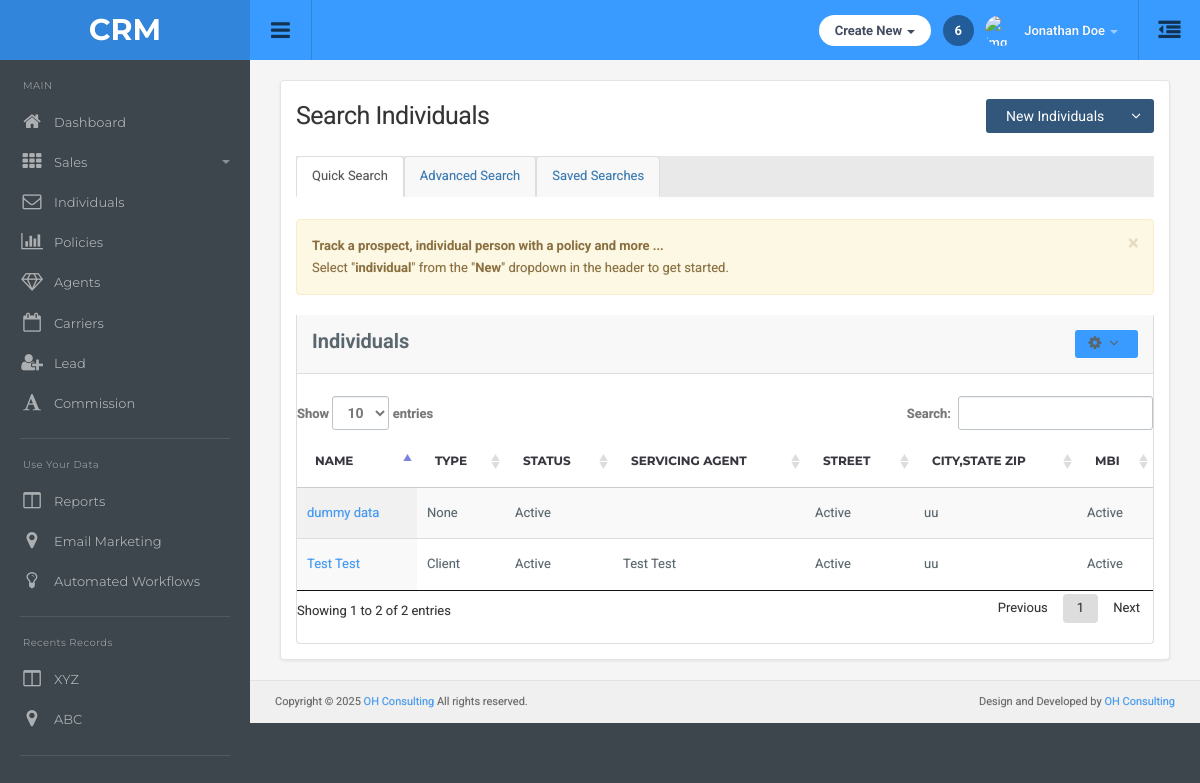
/Individuals/search-individuals/, run on an earlier commit of the app's database.
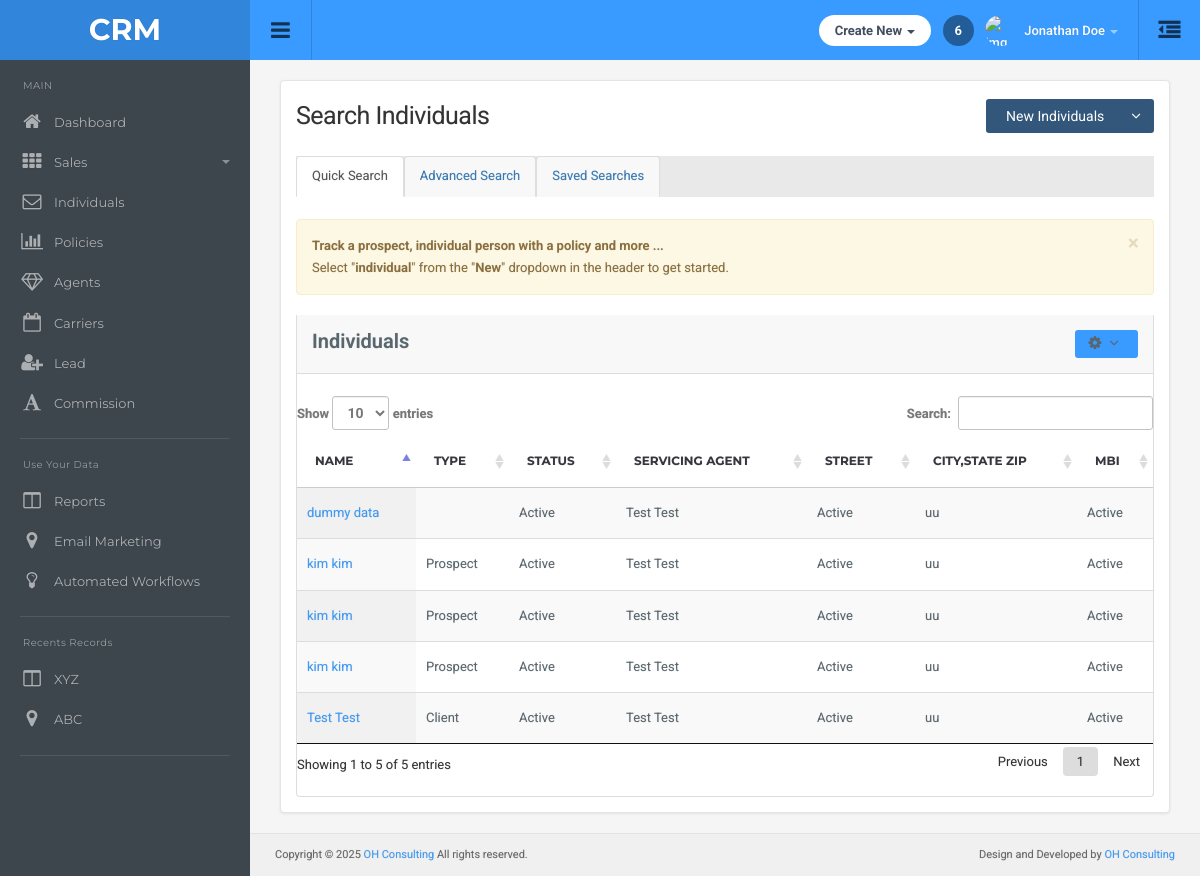
And on a later commit of the database.
### main/models.py (models this page shows)
class Individuals(models.Model):
    first_name = models.CharField(max_length=100)
    middle_name = models.CharField(max_length=100,null=True,blank=True)
    last_name = models.CharField(max_length=100)
    individual_type = models.CharField(max_length=100,null=True,blank=True)
    servicing_agent = models.ForeignKey(Agent,on_delete=models.CASCADE,null=True,blank=True)
    email = models.EmailField(null=True,blank=True)
    business_phone = models.CharField(max_length=10, blank=True, null=True)
    business_ext = models.CharField(max_length=10, blank=True, null=True)
    home_phone = models.CharField(max_length=10, blank=True, null=True)
    home_ext = models.CharField(max_length=10, blank=True, null=True)
    cell_phone = models.CharField(max_length=10, blank=True, null=True)
    cell_ext = models.CharField(max_length=10, blank=True, null=True)
    carrier = models.ForeignKey(Carrier,on_delete=models.SET_NULL,null=True,blank=True)

class Agent(models.Model):
    first_name = models.CharField(max_length=100)
    last_name = models.CharField(max_length=100,null=True,blank=True)
    business_phone = models.CharField(max_length=12,null=True,blank=True)
    ext = models.CharField(max_length=10,null=True,blank=True)
    email = models.EmailField(null=True,blank=True)
    agent_type = models.CharField(max_length=50,null=True,blank=True)
    status = models.CharField(max_length=50,null=True,blank=True)
    npn = models.CharField(max_length=100,null=True,blank=True)
    agency = models.ForeignKey(Agency,on_delete=models.CASCADE,related_name="agent_agency")
    agent_number = models.CharField(max_length=100,null=True,blank=True)

### main/views.py (the view)
# urls.py: path('Individuals/search-individuals/', views.search_individuals_list, name='search_individuals_list'),
def search_individuals_list(request):
    individual = Individuals.objects.all()
    carriers = Carrier.objects.all()
    context = {
        'individual':individual,
        'carriers':carriers
    }
    return render(request, 'Individuals/searchindividuals.html',context)

### templates/Individuals/searchindividuals.html (shortened to what this page needs)
{% extends "dashboard/base.html" %}
{% load static %}
{% block main-content %}
<div class="container-default">
  <div class="search-agents-container">
    <div class="page-header-row">
      <h1 class="page-title">Search Individuals</h1>
      <div class="btn-group">
        <button type="button" class="btn btn-primary" data-toggle="modal" data-target="#newIndividualModal">
          New Individuals
        </button>
        <button type="button" class="btn btn-primary dropdown-toggle" data-toggle="dropdown" aria-haspopup="true"
          aria-expanded="false">
          <i class="fa fa-angle-down"></i>
        </button>
      </div>
    </div>
    <ul class="nav nav-tabs">
      <li class="active"><a href="{% url 'search_individuals_list' %}">Quick Search</a></li>
      <li><a href="{% url 'advanced_individuals' %}">Advanced Search</a></li>
      <li><a href="{% url 'saved_individuals' %}">Saved Searches</a></li>
    </ul>
    <br>
    <div class="alert alert-warning alert-dismissible" role="alert">
      <button type="button" class="close" data-dismiss="alert" aria-label="Close">
        <span aria-hidden="true">&times;</span>
      </button>
      <strong>Track a prospect, individual person with a policy and more ...</strong><br>
      Select "<strong>individual</strong>" from the "<strong>New</strong>" dropdown in the header to get started.
    </div>
    <div class="agents-panel">
      <div class="panel-heading clearfix">
        <strong class="pull-left">Individuals</strong>
        <div class="dropdown pull-right">
          <button class="btn btn-sm btn-default dropdown-toggle" type="button" id="agentsDropdown"
            data-toggle="dropdown" aria-haspopup="true" aria-expanded="false">
            <i class="fa fa-cog"></i> <i class="fa fa-angle-down"></i>
          </button>
        </div>
      </div>
      <br>
      <div class="panel-body table-responsive">
        <table id="example8" class="table display">
          <thead>
            <tr>
              <th>Name</th>
              <th>Type</th>
              <th>Status</th>
              <th>Servicing Agent</th>
              <th>Street</th>
              <th>City,State Zip</th>
              <th>MBI</th>
            </tr>
          </thead>
          <tbody>
            {% for i in individual %}
            <tr>
              <td><a href="{% url 'individual_tab' i.id %}?fresh=true">{{i.first_name}} {{i.last_name}}</a></td>
              <td>{{i.individual_type}}</td>
              <td>Active</td>
              <td>{{i.servicing_agent.first_name}} {{i.servicing_agent.last_name}}</td>
              <td>Active</td>
              <td>uu</a></td>
              <td>Active</td>
            </tr>
           {% endfor %}
          </tbody>
        </table>
      </div>
    </div>
  </div>
 {% include "Individuals/addindividualmodal.html" %}
  {% endblock %}

### templates/dashboard/base.html (shortened to what this page needs)
{% load static %}
<!DOCTYPE html>
<html lang="en">
  <head>
  <link href="{% static "css/root.css" %}" rel="stylesheet">
  </head>
  <body>
  {% include "dashboard/topbar.html" %}
{% include "dashboard/sidebar.html" %}
<div class="content">
 {% block main-content %}
 {% endblock main-content %}
{% include "dashboard/footer.html" %}
</div>
</body>
</html>

### templates/dashboard/topbar.html (shortened to what this page needs)
<div id="top" class="clearfix">
  <div class="applogo">
    <a href="index.html" class="logo">CRM</a>
  </div>
  <a href="#" class="sidebar-open-button" id="sidebarToggle"><i class="fa fa-bars"></i></a>
  <a href="#sidepanel" class="sidepanel-open-button"><i class="fa fa-outdent"></i></a>
  <ul class="top-right">
    <li class="dropdown link">
      <a href="#" data-toggle="dropdown" class="dropdown-toggle hdbutton">Create New <span class="caret"></span></a>
    </li>
    <li class="link">
      <a href="#" class="notifications">6</a>
    </li>
    <li class="dropdown link">
      <a href="#" data-toggle="dropdown" class="dropdown-toggle profilebox"><img src="img/profileimg.png" alt="img"><b>Jonathan Doe</b><span class="caret"></span></a>
    </li>
  </ul>
</div>

### templates/dashboard/sidebar.html (shortened to what this page needs)
<div class="sidebar clearfix">
  <div class="scrollable" id="sidebar-scroll">
    <ul class="sidebar-panel nav">
      <li class="sidetitle">MAIN</li>
      <li><a href="{% url "dashboard" %}"><span class="icon color5"><i class="fa fa-home"></i></span>Dashboard</a></li>
      <li><a href="#"><span class="icon color9"><i class="fa fa-th"></i></span>Sales<span class="caret"></span></a>
      </li>
      <li><a href="{% url 'search_individuals_list' %}"><span class="icon color6"><i class="fa fa-envelope-o"></i></span>Individuals</a></li>
      <li><a href="{% url 'search_policy' %}"><span class="icon color8"><i class="fa fa-bar-chart"></i></span>Policies</a></li>
      <li><a href="{% url 'search_agents' %}"><span class="icon color11"><i class="fa fa-diamond"></i></span>Agents</a></li>
      <li><a href="{% url 'carrier_list' %}"><span class="icon color8"><i class="fa fa-calendar-o"></i></span>Carriers</a></li>
      <li><a href="#"><span class="icon color8"><i class="fa fa-user-plus"></i></span>Lead</a></li>
      <li><a href="#"><span class="icon color12"><i class="fa fa-font"></i></span>Commission</a></li>
    </ul>
    <ul class="sidebar-panel nav">
      <li class="sidetitle">Use Your Data</li>
      <li><a href="#"><span class="icon color15"><i class="fa fa-columns"></i></span>Reports</a></li>
      <li><a href="#"><span class="icon color7"><i class="fa fa-map-marker"></i></span>Email Marketing</a></li>
      <li><a href="#"><span class="icon color10"><i class="fa fa-lightbulb-o"></i></span>Automated Workflows</a></li>
    </ul>
    <ul class="sidebar-panel nav">
      <li class="sidetitle">Recents Records</li>
      <li><a href="#"><span class="icon color15"><i class="fa fa-columns"></i></span>XYZ</a></li>
      <li><a href="#"><span class="icon color7"><i class="fa fa-map-marker"></i></span>ABC</a></li>
    </ul>
    </div>
  </div>

### templates/Individuals/addindividualmodal.html (shortened to what this page needs)
{% load phone_filters %}
<link rel="stylesheet" href="https://code.jquery.com/ui/1.13.2/themes/base/jquery-ui.css">

### templates/dashboard/footer.html
<div class="row footer">
    <div class="col-md-6 text-left">
    Copyright © 2025 <a href="#" target="_blank">OH Consulting</a> All rights reserved.
    </div>
    <div class="col-md-6 text-right">
      Design and Developed by <a href="#" target="_blank">OH Consulting</a>
    </div>
  </div>

### static/css/responsive.css (style rules this page uses)
@media screen and (min-width: 1024px) { .sidebar { display: block !important; } }

### templates/Individuals/searchindividuals.html (style rules this page uses)
.search-agents-container { background-color: #fff; padding: 15px; border-radius: 4px; box-shadow: 0 1px 3px rgba(0, 0, 0, 0.08); border: 1px solid #e1e4e8; margin-bottom: 20px; min-height: calc(100vh - 250px); }
.page-header-row { display: flex; justify-content: space-between; align-items: center; margin-bottom: 20px; flex-wrap: wrap; }
.page-title { margin: 0; font-size: 2.5rem; color: #333; }
.nav-tabs { border-bottom: none; padding-left: 0; margin-bottom: 0; list-style: none; }
.nav-tabs>li { float: left; margin-bottom: 0; }
.nav-tabs>li>a { margin-right: 2px; line-height: 1.42857143; border: 1px solid transparent; border-radius: 4px 4px 0 0; padding: 10px 15px; color: #337ab7; text-decoration: none; background-color: #f8f8f8; border-color: #ddd #ddd transparent; }
.nav-tabs>li.active>a, .nav-tabs>li.active>a:hover, .nav-tabs>li.active>a:focus { color: #555; cursor: default; background-color: #fff; border: 1px solid #ddd; border-bottom-color: transparent; margin-bottom: -1px; }
.agents-panel { border: 1px solid #ddd; border-radius: 0 0 4px 4px; background: #fff; border-top: none; }
.panel-heading { padding: 15px; background-color: #f8f8f8; border-bottom: 1px solid #ddd; }
.panel-body.table-responsive { margin-bottom: 20px; }

What changed in the data, as far as the page shows it:
changed Individuals "dummy": servicing_agent.first_name (not shown) → "Test"; servicing_agent.last_name (not shown) → "Test"; individual_type "None" → (not shown)
added Individuals: first_name "kim", last_name "kim", individual_type "Prospect", servicing_agent.first_name "Test", servicing_agent.last_name "Test"
added Individuals: first_name "kim", last_name "kim", individual_type "Prospect", servicing_agent.first_name "Test", servicing_agent.last_name "Test"
added Individuals: first_name "kim", last_name "kim", individual_type "Prospect", servicing_agent.first_name "Test", servicing_agent.last_name "Test"
Also different on the page:
text written by a page script: "Show entries Search: Showing 1 to 2 of 2 entries Previous 1 Next" → "Show entries Search: Showing 1 to 5 of 5 entries Previous 1 Next"
